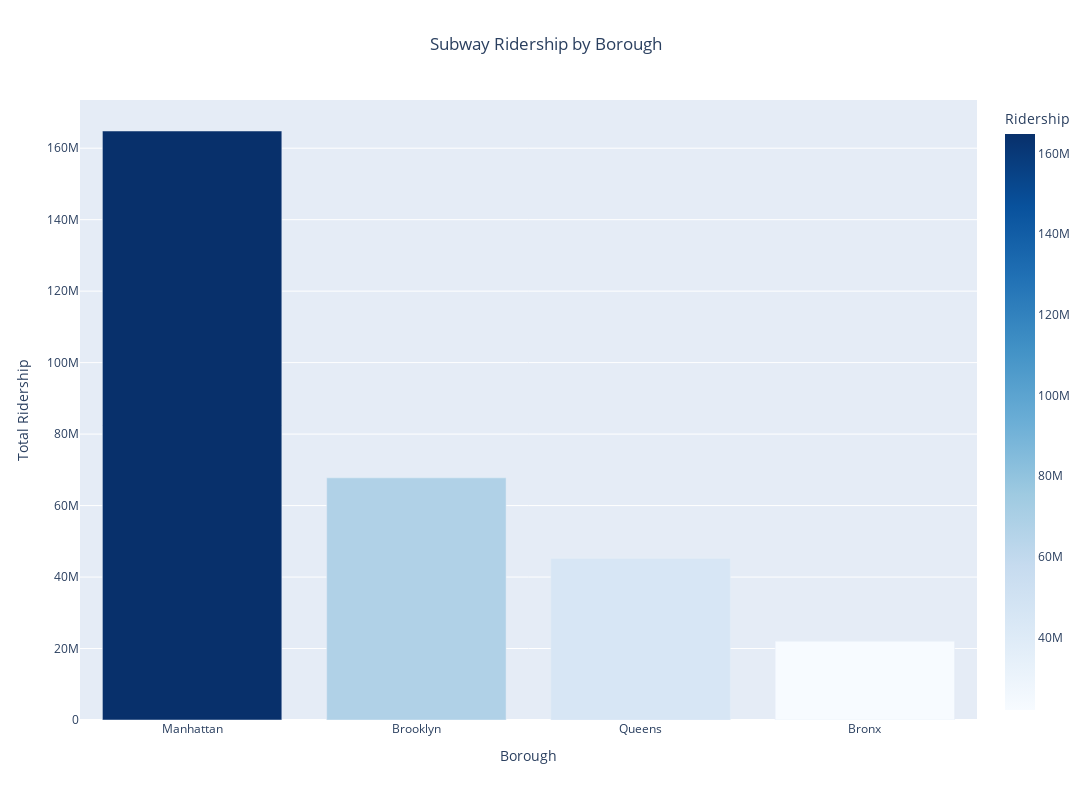

Notebook source saved alongside this figure:
### Code cell
#Grouping and Summarizing Data
boroughs_ridership = data.groupby('borough')['ridership'].sum().reset_index()
#Creating a Bar Chart
fig = px.bar(boroughs_ridership, x='borough', y='ridership',
             labels={'borough': 'Borough', 'ridership': 'Ridership'},
             color_continuous_scale='Blues', # Use a blue gradient color scale
             title='Subway Ridership by Borough',
             color='ridership')
# We update the layout of the chart to specify the sorting order of the boroughs based on total ridership.
# The y-axis title is set to "Total Ridership", providing clarity on the data represented on the y-axis.
# Similarly, the x-axis title is set to "Borough" for clarity.
# Finally, we center the title of the graph horizontally for aesthetic appeal.
fig.update_layout(xaxis={'categoryorder':'total descending'},
                  yaxis_title='Total Ridership',
                  xaxis_title='Borough',
                  title_x=0.5, width=1200,height=800,)
fig.show()

### Figure 1 — Plotly figure (JSON) as saved in the notebook; plotly's stock layout.template omitted (floating-point values rounded to 4 significant figures)
{"data": [{"alignmentgroup": "True", "hovertemplate": "Borough=%{x}<br>Ridership=%{marker.color}<extra></extra>", "legendgroup": "", "marker": {"color": [22041800, 67760639, 164810811, 45211490], "coloraxis": "coloraxis", "pattern": {"shape": ""}}, "name": "", "offsetgroup": "", "orientation": "v", "showlegend": false, "textposition": "auto", "type": "bar", "x": ["Bronx", "Brooklyn", "Manhattan", "Queens"], "xaxis": "x", "y": [22041800, 67760639, 164810811, 45211490], "yaxis": "y"}], "layout": {"barmode": "relative", "coloraxis": {"colorbar": {"title": {"text": "Ridership"}}, "colorscale": [[0, "rgb(247,251,255)"], [0.125, "rgb(222,235,247)"], [0.25, "rgb(198,219,239)"], [0.375, "rgb(158,202,225)"], [0.5, "rgb(107,174,214)"], [0.625, "rgb(66,146,198)"], [0.75, "rgb(33,113,181)"], [0.875, "rgb(8,81,156)"], [1, "rgb(8,48,107)"]]}, "height": 800, "legend": {"tracegroupgap": 0}, "title": {"text": "Subway Ridership by Borough", "x": 0.5}, "width": 1200, "xaxis": {"anchor": "y", "categoryorder": "total descending", "domain": [0, 1], "title": {"text": "Borough"}}, "yaxis": {"anchor": "x", "domain": [0, 1], "title": {"text": "Total Ridership"}}}}
